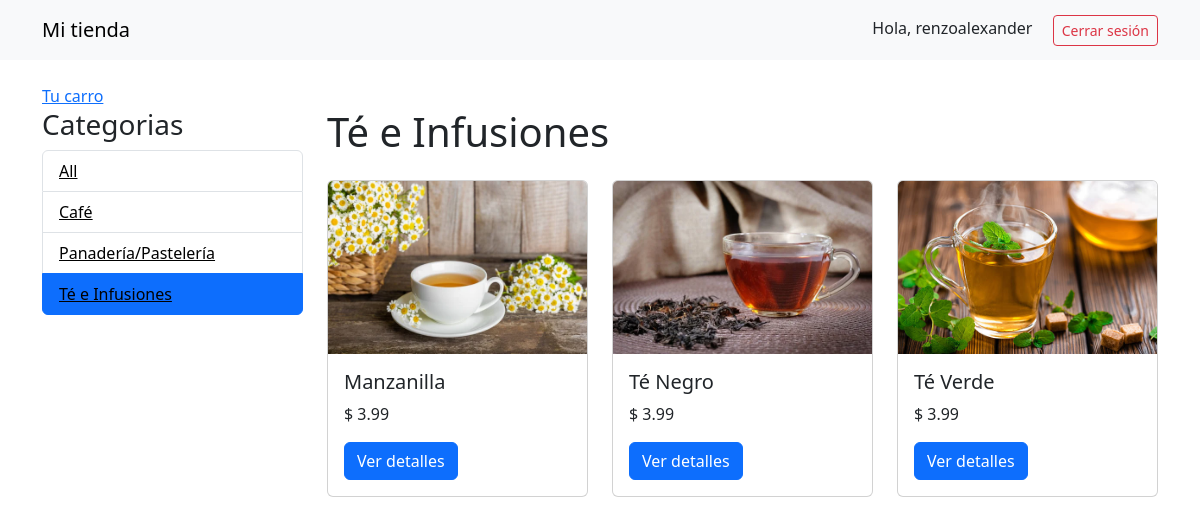
The page /te-e-infusiones/ (signed in) on the database its author committed.
### mitienda/models.py (models this page shows, shortened)
class Category(models.Model):
    name = models.CharField(max_length=200)
    slug = models.SlugField(max_length=200)
    class Meta:
        ordering = ['name']
        indexes = [
            models.Index(fields=['name'])
        ]
    def get_absolute_url(self):
        return reverse('tienda:product_list_category',
                       args=[self.slug])

class Product(models.Model):
    category = models.ForeignKey(Category,
                                 related_name='products',
                                 on_delete=models.CASCADE)
    name = models.CharField(max_length=200)
    slug = models.SlugField(max_length=200)
    image = models.ImageField(upload_to='products/%Y/%m/%d',
                              blank=True)
    description = models.TextField(blank=True)
    price = models.DecimalField(max_digits=5,
                                decimal_places=2)
    stock = models.PositiveIntegerField(default=0)
    available = models.BooleanField(default=True)
    created = models.DateTimeField(auto_now=True)
    updated = models.DateTimeField(auto_now_add=True)
    class Meta:
        ordering = ['name']
    def get_absolute_url(self):
        return reverse('tienda:product_detail',
                       args=[self.id,self.slug])

### mitienda/views.py (the view)
# urls.py: path('', views.product_list, name='product_list'),
@login_required
def product_list(request, category_slug=None):
    category = None
    categories = Category.objects.all()
    products = Product.objects.filter(available=True)
    if category_slug:
        category = get_object_or_404(Category,
                                     slug=category_slug)
        products = products.filter(category=category)
    return render(request,
                  'tienda/products/list.html',
                  {'category': category,
                   'categories': categories,
                   'products':products})

### mitienda/templates/tienda/products/list.html (shortened to what this page needs)
{% extends "tienda/base.html" %}
{% load static %}
{% block content %}
  <div class="col-md-3">
    <h3>Categorias</h3>
    <ul class="list-group">
      <li class="list-group-item {% if not category %}active{% endif %}">
        <a href="{% url 'tienda:product_list' %}"  style="color: black;">All</a>
      </li>
      {% for c in categories %}
        <li class="list-group-item {% if category.slug == c.slug %}active{% endif %}">
          <a href="{{ c.get_absolute_url }}"  style="color: black;">{{ c.name }}</a>
        </li>
      {% endfor %}
    </ul>
  </div>
  <div class="col-md-9">
    <h1 class="mb-4">{% if category %}{{ category.name }}{% else %}Productos{% endif %}</h1>
    <div class="row">
      {% for product in products %}
        <div class="col-md-4 mb-4">
          <div class="card">
            <img src="{% if product.image %}{{ product.image.url }}{% else %}{% static 'img/no_image.jpg' %}{% endif %}" class="card-img-top" alt="{{ product.name }}">
            <div class="card-body">
              <h5 class="card-title">{{ product.name }}</h5>
              <p class="card-text">$ {{ product.price }}</p>
              <a href="{{ product.get_absolute_url }}" class="btn btn-primary">Ver detalles</a>
            </div>
          </div>
        </div>
      {% endfor %}
    </div>
  </div>
{% endblock %}

### mitienda/templates/tienda/base.html (shortened to what this page needs)
{% load static %}
<!DOCTYPE html>
<html lang="en">
<head>
  <link href="https://cdn.jsdelivr.net/npm/bootstrap@5.3.3/dist/css/bootstrap.min.css" rel="stylesheet">
</head>
<body>
  <nav class="navbar navbar-expand-lg navbar-light bg-light">
    <div class="container d-flex justify-content-between">
      <a class="navbar-brand" href="/">Mi tienda</a>
      <div>
        {% if user.is_authenticated %}
          <span class="me-3">Hola, {{ user.first_name|default:user.username }}</span>
          <form method="post" action="{% url 'logout' %}" style="display:inline;">
            <button class="btn btn-outline-danger btn-sm" type="submit">Cerrar sesión</button>
          </form>
        {% else %}
          <a class="btn btn-outline-primary btn-sm me-2" href="{% url 'login' %}">Iniciar sesión</a>
          <a class="btn btn-primary btn-sm" href="{% url 'register' %}">Registrarse</a>
        {% endif %}
      </div>
    </div>
  </nav>
  <div class="container mt-4">
        <a href="{% url 'cart:cart_detail' %}">
          Tu carro
        </a>
  </div>
  <div class="container">
    <div class="row">
      {% block content %}
      {% endblock %}
    </div>
  </div>
</body>
</html>

### mitienda/templates/tienda/base.html (style rules this page uses)
.navbar { display: flex; justify-content: space-between; padding: 10px; background-color: #eee; }

### rows shown on the page
Category: name "Café"
Category: name "Panadería/Pastelería"
Category: name "Té e Infusiones"
Product: image (picture), name "Manzanilla", price "3.99"
Product: image (picture), name "Té Negro", price "3.99"
Product: image (picture), name "Té Verde", price "3.99"

### other values the page prints
{{ user.first_name|default:user.username }} "renzoalexander"
